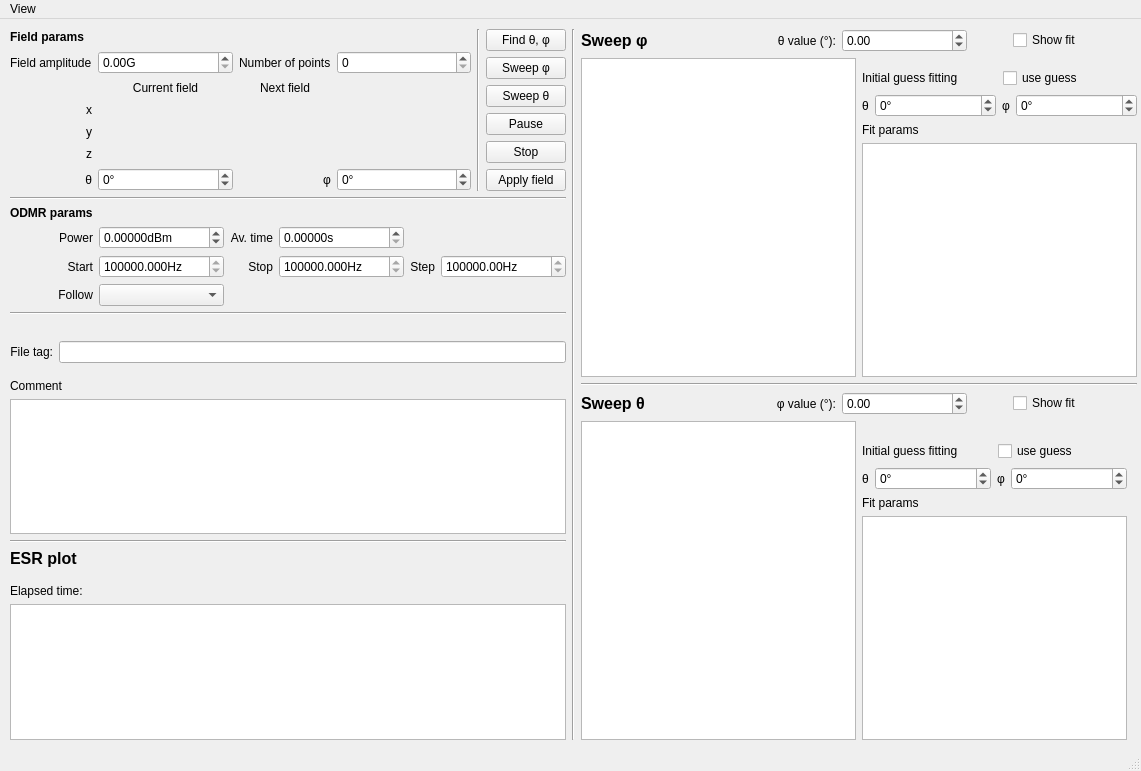
<?xml version="1.0" encoding="UTF-8"?>
<ui version="4.0">
 <class>MainWindow</class>
 <widget class="QMainWindow" name="MainWindow">
  <property name="geometry">
   <rect>
    <x>0</x>
    <y>0</y>
    <width>1141</width>
    <height>771</height>
   </rect>
  </property>
  <property name="windowTitle">
   <string>NV orientation finder</string>
  </property>
  <widget class="QWidget" name="centralwidget">
   <widget class="QWidget" name="horizontalLayoutWidget">
    <property name="geometry">
     <rect>
      <x>10</x>
      <y>10</y>
      <width>1127</width>
      <height>711</height>
     </rect>
    </property>
    <layout class="QHBoxLayout" name="horizontalLayout">
     <property name="rightMargin">
      <number>0</number>
     </property>
     <item>
      <layout class="QVBoxLayout" name="verticalLayout_ESR">
       <property name="topMargin">
        <number>0</number>
       </property>
       <property name="rightMargin">
        <number>0</number>
       </property>
       <item>
        <layout class="QHBoxLayout" name="horizontalLayout_params">
         <property name="topMargin">
          <number>0</number>
         </property>
         <item>
          <layout class="QGridLayout" name="gridLayout_field_params">
           <property name="topMargin">
            <number>0</number>
           </property>
           <property name="rightMargin">
            <number>0</number>
           </property>
           <item row="1" column="0">
            <widget class="QLabel" name="label_field_ampl">
             <property name="text">
              <string>Field amplitude</string>
             </property>
            </widget>
           </item>
           <item row="4" column="1">
            <widget class="QLabel" name="display_current_By">
             <property name="text">
              <string/>
             </property>
             <property name="alignment">
              <set>Qt::AlignCenter</set>
             </property>
            </widget>
           </item>
           <item row="1" column="2">
            <widget class="QLabel" name="label_nb_pts">
             <property name="text">
              <string>Number of points</string>
             </property>
            </widget>
           </item>
           <item row="1" column="3">
            <widget class="QSpinBox" name="spinBox_nb_pts"/>
           </item>
           <item row="2" column="2">
            <widget class="QLabel" name="label_next_field">
             <property name="text">
              <string>Next field</string>
             </property>
             <property name="alignment">
              <set>Qt::AlignCenter</set>
             </property>
            </widget>
           </item>
           <item row="2" column="1">
            <widget class="QLabel" name="label_current_field">
             <property name="text">
              <string>Current field</string>
             </property>
             <property name="alignment">
              <set>Qt::AlignCenter</set>
             </property>
            </widget>
           </item>
           <item row="3" column="1">
            <widget class="QLabel" name="display_current_Bx">
             <property name="text">
              <string/>
             </property>
             <property name="alignment">
              <set>Qt::AlignCenter</set>
             </property>
            </widget>
           </item>
           <item row="3" column="0">
            <widget class="QLabel" name="label_Bx">
             <property name="text">
              <string>x</string>
             </property>
             <property name="alignment">
              <set>Qt::AlignRight|Qt::AlignTrailing|Qt::AlignVCenter</set>
             </property>
            </widget>
           </item>
           <item row="1" column="1">
            <widget class="ScienDSpinBox" name="doubleSpinBox_field_ampl">
             <property name="suffix">
              <string>G</string>
             </property>
             <property name="maximum">
              <double>99999.000000000000000</double>
             </property>
            </widget>
           </item>
           <item row="5" column="0">
            <widget class="QLabel" name="label_Bz">
             <property name="text">
              <string>z</string>
             </property>
             <property name="alignment">
              <set>Qt::AlignRight|Qt::AlignTrailing|Qt::AlignVCenter</set>
             </property>
            </widget>
           </item>
           <item row="4" column="0">
            <widget class="QLabel" name="label_By">
             <property name="text">
              <string>y</string>
             </property>
             <property name="alignment">
              <set>Qt::AlignRight|Qt::AlignTrailing|Qt::AlignVCenter</set>
             </property>
            </widget>
           </item>
           <item row="4" column="2">
            <widget class="QLabel" name="display_next_By">
             <property name="text">
              <string/>
             </property>
             <property name="alignment">
              <set>Qt::AlignCenter</set>
             </property>
            </widget>
           </item>
           <item row="5" column="2">
            <widget class="QLabel" name="display_next_Bz">
             <property name="text">
              <string/>
             </property>
             <property name="alignment">
              <set>Qt::AlignCenter</set>
             </property>
            </widget>
           </item>
           <item row="0" column="0">
            <widget class="QLabel" name="label_field_params">
             <property name="font">
              <font>
               <weight>75</weight>
               <bold>true</bold>
              </font>
             </property>
             <property name="text">
              <string>Field params</string>
             </property>
            </widget>
           </item>
           <item row="3" column="2">
            <widget class="QLabel" name="display_next_Bx">
             <property name="text">
              <string/>
             </property>
             <property name="alignment">
              <set>Qt::AlignCenter</set>
             </property>
            </widget>
           </item>
           <item row="5" column="1">
            <widget class="QLabel" name="display_current_Bz">
             <property name="text">
              <string/>
             </property>
             <property name="alignment">
              <set>Qt::AlignCenter</set>
             </property>
            </widget>
           </item>
           <item row="6" column="1">
            <widget class="ScienDSpinBox" name="doubleSpinBox_theta">
             <property name="sizePolicy">
              <sizepolicy hsizetype="MinimumExpanding" vsizetype="Fixed">
               <horstretch>0</horstretch>
               <verstretch>0</verstretch>
              </sizepolicy>
             </property>
             <property name="suffix">
              <string>°</string>
             </property>
             <property name="decimals">
              <number>0</number>
             </property>
             <property name="minimum">
              <double>-360.000000000000000</double>
             </property>
             <property name="maximum">
              <double>360.000000000000000</double>
             </property>
            </widget>
           </item>
           <item row="6" column="0">
            <widget class="QLabel" name="label_theta">
             <property name="text">
              <string>θ</string>
             </property>
             <property name="alignment">
              <set>Qt::AlignRight|Qt::AlignTrailing|Qt::AlignVCenter</set>
             </property>
            </widget>
           </item>
           <item row="6" column="3">
            <widget class="ScienDSpinBox" name="doubleSpinBox_phi">
             <property name="sizePolicy">
              <sizepolicy hsizetype="MinimumExpanding" vsizetype="Fixed">
               <horstretch>0</horstretch>
               <verstretch>0</verstretch>
              </sizepolicy>
             </property>
             <property name="suffix">
              <string>°</string>
             </property>
             <property name="decimals">
              <number>0</number>
             </property>
             <property name="minimum">
              <double>-360.000000000000000</double>
             </property>
             <property name="maximum">
              <double>360.000000000000000</double>
             </property>
            </widget>
           </item>
           <item row="6" column="2">
            <widget class="QLabel" name="label_phi">
             <property name="text">
              <string>φ</string>
             </property>
             <property name="alignment">
              <set>Qt::AlignRight|Qt::AlignTrailing|Qt::AlignVCenter</set>
             </property>
            </widget>
           </item>
          </layout>
         </item>
         <item>
          <widget class="Line" name="line_5">
           <property name="orientation">
            <enum>Qt::Vertical</enum>
           </property>
          </widget>
         </item>
         <item>
          <layout class="QVBoxLayout" name="verticalLayout">
           <property name="topMargin">
            <number>0</number>
           </property>
           <property name="rightMargin">
            <number>0</number>
           </property>
           <item>
            <widget class="QPushButton" name="pushButton_find_theta_phi">
             <property name="text">
              <string>Find θ, φ</string>
             </property>
            </widget>
           </item>
           <item>
            <widget class="QPushButton" name="pushButton_sweep_phi">
             <property name="text">
              <string>Sweep φ</string>
             </property>
            </widget>
           </item>
           <item>
            <widget class="QPushButton" name="pushButton_sweep_theta">
             <property name="text">
              <string>Sweep θ</string>
             </property>
            </widget>
           </item>
           <item>
            <widget class="QPushButton" name="pushButton_pause">
             <property name="text">
              <string>Pause</string>
             </property>
            </widget>
           </item>
           <item>
            <widget class="QPushButton" name="pushButton_stop">
             <property name="text">
              <string>Stop</string>
             </property>
            </widget>
           </item>
           <item>
            <widget class="QPushButton" name="pushButton_apply_field">
             <property name="text">
              <string>Apply field</string>
             </property>
            </widget>
           </item>
          </layout>
         </item>
        </layout>
       </item>
       <item>
        <widget class="Line" name="line">
         <property name="orientation">
          <enum>Qt::Horizontal</enum>
         </property>
        </widget>
       </item>
       <item>
        <layout class="QGridLayout" name="gridLayout_ESR_params">
         <property name="bottomMargin">
          <number>0</number>
         </property>
         <item row="2" column="0">
          <widget class="QLabel" name="label_start_freq">
           <property name="text">
            <string>Start</string>
           </property>
           <property name="alignment">
            <set>Qt::AlignRight|Qt::AlignTrailing|Qt::AlignVCenter</set>
           </property>
          </widget>
         </item>
         <item row="2" column="4">
          <widget class="QLabel" name="label_step_freq">
           <property name="text">
            <string>Step</string>
           </property>
           <property name="alignment">
            <set>Qt::AlignRight|Qt::AlignTrailing|Qt::AlignVCenter</set>
           </property>
          </widget>
         </item>
         <item row="1" column="3">
          <widget class="ScienDSpinBox" name="doubleSpinBox_av_time">
           <property name="sizePolicy">
            <sizepolicy hsizetype="MinimumExpanding" vsizetype="Fixed">
             <horstretch>0</horstretch>
             <verstretch>0</verstretch>
            </sizepolicy>
           </property>
           <property name="suffix">
            <string>s</string>
           </property>
           <property name="decimals">
            <number>5</number>
           </property>
           <property name="maximum">
            <double>9999.000000000000000</double>
           </property>
          </widget>
         </item>
         <item row="0" column="0">
          <widget class="QLabel" name="label_ODMR">
           <property name="font">
            <font>
             <weight>75</weight>
             <bold>true</bold>
            </font>
           </property>
           <property name="text">
            <string>ODMR params</string>
           </property>
          </widget>
         </item>
         <item row="1" column="0">
          <widget class="QLabel" name="label_RF_power">
           <property name="text">
            <string>Power</string>
           </property>
           <property name="alignment">
            <set>Qt::AlignRight|Qt::AlignTrailing|Qt::AlignVCenter</set>
           </property>
          </widget>
         </item>
         <item row="1" column="1">
          <widget class="ScienDSpinBox" name="doubleSpinBox_RF_power">
           <property name="sizePolicy">
            <sizepolicy hsizetype="MinimumExpanding" vsizetype="Fixed">
             <horstretch>0</horstretch>
             <verstretch>0</verstretch>
            </sizepolicy>
           </property>
           <property name="suffix">
            <string>dBm</string>
           </property>
           <property name="decimals">
            <number>5</number>
           </property>
           <property name="minimum">
            <double>-99.000000000000000</double>
           </property>
           <property name="maximum">
            <double>99999.000000000000000</double>
           </property>
          </widget>
         </item>
         <item row="2" column="3">
          <widget class="ScienDSpinBox" name="doubleSpinBox_stop_freq">
           <property name="sizePolicy">
            <sizepolicy hsizetype="MinimumExpanding" vsizetype="Fixed">
             <horstretch>0</horstretch>
             <verstretch>0</verstretch>
            </sizepolicy>
           </property>
           <property name="suffix">
            <string>Hz</string>
           </property>
           <property name="decimals">
            <number>3</number>
           </property>
           <property name="minimum">
            <double>10000000.000000000000000</double>
           </property>
           <property name="maximum">
            <double>10000000000.000000000000000</double>
           </property>
          </widget>
         </item>
         <item row="1" column="2">
          <widget class="QLabel" name="label_av_time">
           <property name="text">
            <string>Av. time</string>
           </property>
           <property name="alignment">
            <set>Qt::AlignRight|Qt::AlignTrailing|Qt::AlignVCenter</set>
           </property>
          </widget>
         </item>
         <item row="2" column="2">
          <widget class="QLabel" name="label_stop_freq">
           <property name="text">
            <string>Stop</string>
           </property>
           <property name="alignment">
            <set>Qt::AlignRight|Qt::AlignTrailing|Qt::AlignVCenter</set>
           </property>
          </widget>
         </item>
         <item row="2" column="1">
          <widget class="ScienDSpinBox" name="doubleSpinBox_start_freq">
           <property name="sizePolicy">
            <sizepolicy hsizetype="MinimumExpanding" vsizetype="Fixed">
             <horstretch>0</horstretch>
             <verstretch>0</verstretch>
            </sizepolicy>
           </property>
           <property name="suffix">
            <string>Hz</string>
           </property>
           <property name="decimals">
            <number>3</number>
           </property>
           <property name="minimum">
            <double>10000000.000000000000000</double>
           </property>
           <property name="maximum">
            <double>10000000000.000000000000000</double>
           </property>
          </widget>
         </item>
         <item row="2" column="5">
          <widget class="ScienDSpinBox" name="doubleSpinBox_step_freq">
           <property name="sizePolicy">
            <sizepolicy hsizetype="MinimumExpanding" vsizetype="Fixed">
             <horstretch>0</horstretch>
             <verstretch>0</verstretch>
            </sizepolicy>
           </property>
           <property name="suffix">
            <string>Hz</string>
           </property>
           <property name="decimals">
            <number>2</number>
           </property>
           <property name="minimum">
            <double>100000.000000000000000</double>
           </property>
           <property name="maximum">
            <double>1000000000.000000000000000</double>
           </property>
          </widget>
         </item>
         <item row="3" column="0">
          <widget class="QLabel" name="label_follow">
           <property name="text">
            <string>Follow</string>
           </property>
           <property name="alignment">
            <set>Qt::AlignRight|Qt::AlignTrailing|Qt::AlignVCenter</set>
           </property>
          </widget>
         </item>
         <item row="3" column="1">
          <widget class="QComboBox" name="comboBox_lower_upper"/>
         </item>
        </layout>
       </item>
       <item>
        <widget class="Line" name="line_2">
         <property name="orientation">
          <enum>Qt::Horizontal</enum>
         </property>
        </widget>
       </item>
       <item>
        <layout class="QGridLayout" name="gridLayout_2">
         <property name="bottomMargin">
          <number>10</number>
         </property>
         <item row="1" column="0">
          <widget class="QLabel" name="label_file_tag">
           <property name="text">
            <string>File tag:</string>
           </property>
           <property name="alignment">
            <set>Qt::AlignRight|Qt::AlignTrailing|Qt::AlignVCenter</set>
           </property>
          </widget>
         </item>
         <item row="0" column="1">
          <widget class="QLabel" name="label_save_folder">
           <property name="text">
            <string/>
           </property>
          </widget>
         </item>
         <item row="1" column="1">
          <widget class="QLineEdit" name="lineEdit_file_tag"/>
         </item>
        </layout>
       </item>
       <item>
        <widget class="QLabel" name="label_comment">
         <property name="text">
          <string>Comment</string>
         </property>
        </widget>
       </item>
       <item>
        <widget class="QTextEdit" name="textEdit_comment">
         <property name="minimumSize">
          <size>
           <width>500</width>
           <height>0</height>
          </size>
         </property>
        </widget>
       </item>
       <item>
        <widget class="Line" name="line_6">
         <property name="orientation">
          <enum>Qt::Horizontal</enum>
         </property>
        </widget>
       </item>
       <item>
        <widget class="QLabel" name="label_ESR">
         <property name="font">
          <font>
           <pointsize>12</pointsize>
           <weight>75</weight>
           <bold>true</bold>
          </font>
         </property>
         <property name="text">
          <string>ESR plot</string>
         </property>
        </widget>
       </item>
       <item>
        <layout class="QHBoxLayout" name="horizontalLayout_6">
         <property name="topMargin">
          <number>10</number>
         </property>
         <item>
          <widget class="QLabel" name="label_elapsed_time">
           <property name="text">
            <string>Elapsed time:</string>
           </property>
          </widget>
         </item>
         <item>
          <widget class="QLabel" name="display_elapsed_time">
           <property name="text">
            <string/>
           </property>
          </widget>
         </item>
        </layout>
       </item>
       <item>
        <widget class="PlotWidgetModified" name="ESR_ViewWidget">
         <property name="sizePolicy">
          <sizepolicy hsizetype="Expanding" vsizetype="Expanding">
           <horstretch>0</horstretch>
           <verstretch>0</verstretch>
          </sizepolicy>
         </property>
         <property name="minimumSize">
          <size>
           <width>0</width>
           <height>0</height>
          </size>
         </property>
         <property name="maximumSize">
          <size>
           <width>16777215</width>
           <height>16777215</height>
          </size>
         </property>
        </widget>
       </item>
      </layout>
     </item>
     <item>
      <widget class="Line" name="line_4">
       <property name="orientation">
        <enum>Qt::Vertical</enum>
       </property>
      </widget>
     </item>
     <item>
      <layout class="QVBoxLayout" name="verticalLayout_graphs_phi_theta">
       <property name="rightMargin">
        <number>0</number>
       </property>
       <item>
        <layout class="QHBoxLayout" name="horizontalLayout_phi">
         <property name="topMargin">
          <number>0</number>
         </property>
         <item>
          <widget class="QLabel" name="label_sweep_phi">
           <property name="font">
            <font>
             <pointsize>12</pointsize>
             <weight>75</weight>
             <bold>true</bold>
            </font>
           </property>
           <property name="text">
            <string>Sweep φ</string>
           </property>
          </widget>
         </item>
         <item>
          <widget class="QLabel" name="label_theta_for_phi_sweep">
           <property name="text">
            <string>θ value (°):</string>
           </property>
           <property name="alignment">
            <set>Qt::AlignRight|Qt::AlignTrailing|Qt::AlignVCenter</set>
           </property>
          </widget>
         </item>
         <item>
          <widget class="QDoubleSpinBox" name="doubleSpinBox_theta_for_phi_sweep">
           <property name="minimum">
            <double>-999.000000000000000</double>
           </property>
           <property name="maximum">
            <double>999.000000000000000</double>
           </property>
          </widget>
         </item>
         <item>
          <spacer name="horizontalSpacer">
           <property name="orientation">
            <enum>Qt::Horizontal</enum>
           </property>
           <property name="sizeType">
            <enum>QSizePolicy::Fixed</enum>
           </property>
           <property name="sizeHint" stdset="0">
            <size>
             <width>40</width>
             <height>20</height>
            </size>
           </property>
          </spacer>
         </item>
         <item>
          <widget class="QCheckBox" name="checkBox_fit_phi_sweep">
           <property name="text">
            <string>Show fit</string>
           </property>
          </widget>
         </item>
        </layout>
       </item>
       <item>
        <layout class="QHBoxLayout" name="horizontalLayout_2">
         <property name="topMargin">
          <number>0</number>
         </property>
         <property name="rightMargin">
          <number>0</number>
         </property>
         <item>
          <widget class="PlotWidgetModified" name="phi_ViewWidget">
           <property name="sizePolicy">
            <sizepolicy hsizetype="Expanding" vsizetype="Expanding">
             <horstretch>0</horstretch>
             <verstretch>0</verstretch>
            </sizepolicy>
           </property>
           <property name="minimumSize">
            <size>
             <width>0</width>
             <height>0</height>
            </size>
           </property>
           <property name="maximumSize">
            <size>
             <width>16777215</width>
             <height>16777215</height>
            </size>
           </property>
          </widget>
         </item>
         <item>
          <layout class="QVBoxLayout" name="verticalLayout_2">
           <property name="topMargin">
            <number>0</number>
           </property>
           <property name="rightMargin">
            <number>0</number>
           </property>
           <item>
            <layout class="QHBoxLayout" name="horizontalLayout_7">
             <property name="topMargin">
              <number>10</number>
             </property>
             <item>
              <widget class="QLabel" name="label_4">
               <property name="text">
                <string>Initial guess fitting</string>
               </property>
              </widget>
             </item>
             <item>
              <widget class="QCheckBox" name="checkBox_fit_guess_phi">
               <property name="text">
                <string>use guess</string>
               </property>
              </widget>
             </item>
            </layout>
           </item>
           <item>
            <layout class="QHBoxLayout" name="horizontalLayout_5">
             <property name="topMargin">
              <number>0</number>
             </property>
             <item>
              <widget class="QLabel" name="label_5">
               <property name="text">
                <string>θ</string>
               </property>
              </widget>
             </item>
             <item>
              <widget class="ScienDSpinBox" name="doubleSpinBox_theta0_phi_sweep">
               <property name="sizePolicy">
                <sizepolicy hsizetype="MinimumExpanding" vsizetype="Fixed">
                 <horstretch>0</horstretch>
                 <verstretch>0</verstretch>
                </sizepolicy>
               </property>
               <property name="suffix">
                <string>°</string>
               </property>
               <property name="decimals">
                <number>0</number>
               </property>
               <property name="minimum">
                <double>-180.000000000000000</double>
               </property>
               <property name="maximum">
                <double>180.000000000000000</double>
               </property>
              </widget>
             </item>
             <item>
              <widget class="QLabel" name="label_6">
               <property name="text">
                <string>φ</string>
               </property>
              </widget>
             </item>
             <item>
              <widget class="ScienDSpinBox" name="doubleSpinBox_phi0_phi_sweep">
               <property name="sizePolicy">
                <sizepolicy hsizetype="MinimumExpanding" vsizetype="Fixed">
                 <horstretch>0</horstretch>
                 <verstretch>0</verstretch>
                </sizepolicy>
               </property>
               <property name="suffix">
                <string>°</string>
               </property>
               <property name="decimals">
                <number>0</number>
               </property>
               <property name="minimum">
                <double>-180.000000000000000</double>
               </property>
               <property name="maximum">
                <double>180.000000000000000</double>
               </property>
              </widget>
             </item>
            </layout>
           </item>
           <item>
            <widget class="QLabel" name="label_fit_params_phi">
             <property name="text">
              <string>Fit params</string>
             </property>
            </widget>
           </item>
           <item>
            <widget class="QTextBrowser" name="textBrowser_fit_phi">
             <property name="minimumSize">
              <size>
               <width>250</width>
               <height>0</height>
              </size>
             </property>
            </widget>
           </item>
          </layout>
         </item>
        </layout>
       </item>
       <item>
        <widget class="Line" name="line_3">
         <property name="orientation">
          <enum>Qt::Horizontal</enum>
         </property>
        </widget>
       </item>
       <item>
        <layout class="QHBoxLayout" name="horizontalLayout_theta">
         <property name="topMargin">
          <number>0</number>
         </property>
         <item>
          <widget class="QLabel" name="label_sweep_theta">
           <property name="font">
            <font>
             <pointsize>12</pointsize>
             <weight>75</weight>
             <bold>true</bold>
            </font>
           </property>
           <property name="text">
            <string>Sweep θ</string>
           </property>
          </widget>
         </item>
         <item>
          <widget class="QLabel" name="label_phi_for_theta_sweep">
           <property name="text">
            <string> φ value (°):</string>
           </property>
           <property name="alignment">
            <set>Qt::AlignRight|Qt::AlignTrailing|Qt::AlignVCenter</set>
           </property>
          </widget>
         </item>
         <item>
          <widget class="QDoubleSpinBox" name="doubleSpinBox_phi_for_theta_sweep">
           <property name="minimum">
            <double>-999.000000000000000</double>
           </property>
           <property name="maximum">
            <double>999.000000000000000</double>
           </property>
          </widget>
         </item>
         <item>
          <spacer name="horizontalSpacer_2">
           <property name="orientation">
            <enum>Qt::Horizontal</enum>
           </property>
           <property name="sizeType">
            <enum>QSizePolicy::Fixed</enum>
           </property>
           <property name="sizeHint" stdset="0">
            <size>
             <width>40</width>
             <height>20</height>
            </size>
           </property>
          </spacer>
         </item>
         <item>
          <widget class="QCheckBox" name="checkBox_fit_theta_sweep">
           <property name="text">
            <string>Show fit</string>
           </property>
          </widget>
         </item>
        </layout>
       </item>
       <item>
        <layout class="QHBoxLayout" name="horizontalLayout_3">
         <property name="topMargin">
          <number>0</number>
         </property>
         <property name="rightMargin">
          <number>0</number>
         </property>
         <item>
          <widget class="PlotWidgetModified" name="theta_ViewWidget">
           <property name="sizePolicy">
            <sizepolicy hsizetype="Expanding" vsizetype="Expanding">
             <horstretch>0</horstretch>
             <verstretch>0</verstretch>
            </sizepolicy>
           </property>
           <property name="minimumSize">
            <size>
             <width>0</width>
             <height>0</height>
            </size>
           </property>
           <property name="maximumSize">
            <size>
             <width>16777215</width>
             <height>16777215</height>
            </size>
           </property>
          </widget>
         </item>
         <item>
          <layout class="QVBoxLayout" name="verticalLayout_3">
           <property name="topMargin">
            <number>10</number>
           </property>
           <property name="rightMargin">
            <number>10</number>
           </property>
           <item>
            <layout class="QHBoxLayout" name="horizontalLayout_8">
             <property name="topMargin">
              <number>10</number>
             </property>
             <item>
              <widget class="QLabel" name="label">
               <property name="text">
                <string>Initial guess fitting</string>
               </property>
              </widget>
             </item>
             <item>
              <widget class="QCheckBox" name="checkBox_fit_guess_theta">
               <property name="text">
                <string>use guess</string>
               </property>
              </widget>
             </item>
            </layout>
           </item>
           <item>
            <layout class="QHBoxLayout" name="horizontalLayout_4">
             <property name="topMargin">
              <number>0</number>
             </property>
             <item>
              <widget class="QLabel" name="label_2">
               <property name="text">
                <string>θ</string>
               </property>
              </widget>
             </item>
             <item>
              <widget class="ScienDSpinBox" name="doubleSpinBox_theta0_theta_sweep">
               <property name="sizePolicy">
                <sizepolicy hsizetype="MinimumExpanding" vsizetype="Fixed">
                 <horstretch>0</horstretch>
                 <verstretch>0</verstretch>
                </sizepolicy>
               </property>
               <property name="suffix">
                <string>°</string>
               </property>
               <property name="decimals">
                <number>0</number>
               </property>
               <property name="minimum">
                <double>-180.000000000000000</double>
               </property>
               <property name="maximum">
                <double>180.000000000000000</double>
               </property>
              </widget>
             </item>
             <item>
              <widget class="QLabel" name="label_3">
               <property name="text">
                <string>φ</string>
               </property>
              </widget>
             </item>
             <item>
              <widget class="ScienDSpinBox" name="doubleSpinBox_phi0_theta_sweep">
               <property name="sizePolicy">
                <sizepolicy hsizetype="MinimumExpanding" vsizetype="Fixed">
                 <horstretch>0</horstretch>
                 <verstretch>0</verstretch>
                </sizepolicy>
               </property>
               <property name="suffix">
                <string>°</string>
               </property>
               <property name="decimals">
                <number>0</number>
               </property>
               <property name="minimum">
                <double>-180.000000000000000</double>
               </property>
               <property name="maximum">
                <double>180.000000000000000</double>
               </property>
              </widget>
             </item>
            </layout>
           </item>
           <item>
            <widget class="QLabel" name="label_fit_params_theta">
             <property name="text">
              <string>Fit params</string>
             </property>
            </widget>
           </item>
           <item>
            <widget class="QTextBrowser" name="textBrowser_fit_theta">
             <property name="minimumSize">
              <size>
               <width>250</width>
               <height>0</height>
              </size>
             </property>
            </widget>
           </item>
          </layout>
         </item>
        </layout>
       </item>
      </layout>
     </item>
    </layout>
   </widget>
  </widget>
  <widget class="QMenuBar" name="menubar">
   <property name="geometry">
    <rect>
     <x>0</x>
     <y>0</y>
     <width>1141</width>
     <height>21</height>
    </rect>
   </property>
   <widget class="QMenu" name="menuView">
    <property name="title">
     <string>View</string>
    </property>
    <addaction name="actionSave"/>
    <addaction name="actionClose"/>
   </widget>
   <addaction name="menuView"/>
  </widget>
  <widget class="QStatusBar" name="statusbar"/>
  <action name="actionClose">
   <property name="icon">
    <iconset>
     <normaloff>../../artwork/icons/oxygen/22x22/application-exit.png</normaloff>../../artwork/icons/oxygen/22x22/application-exit.png</iconset>
   </property>
   <property name="text">
    <string>Close</string>
   </property>
  </action>
  <action name="actionSave">
   <property name="icon">
    <iconset>
     <normaloff>../../artwork/icons/oxygen/22x22/document-save.png</normaloff>../../artwork/icons/oxygen/22x22/document-save.png</iconset>
   </property>
   <property name="text">
    <string>Save</string>
   </property>
   <property name="toolTip">
    <string>Save</string>
   </property>
  </action>
 </widget>
 <customwidgets>
  <customwidget>
   <class>PlotWidgetModified</class>
   <extends>QGraphicsView</extends>
   <header>qtwidgets.plotwidget_modified.h</header>
  </customwidget>
  <customwidget>
   <class>ScienDSpinBox</class>
   <extends>QDoubleSpinBox</extends>
   <header>qtwidgets.scientific_spinbox.h</header>
  </customwidget>
 </customwidgets>
 <resources/>
 <connections>
  <connection>
   <sender>actionClose</sender>
   <signal>triggered()</signal>
   <receiver>MainWindow</receiver>
   <slot>close()</slot>
   <hints>
    <hint type="sourcelabel">
     <x>-1</x>
     <y>-1</y>
    </hint>
    <hint type="destinationlabel">
     <x>511</x>
     <y>390</y>
    </hint>
   </hints>
  </connection>
 </connections>
</ui>
